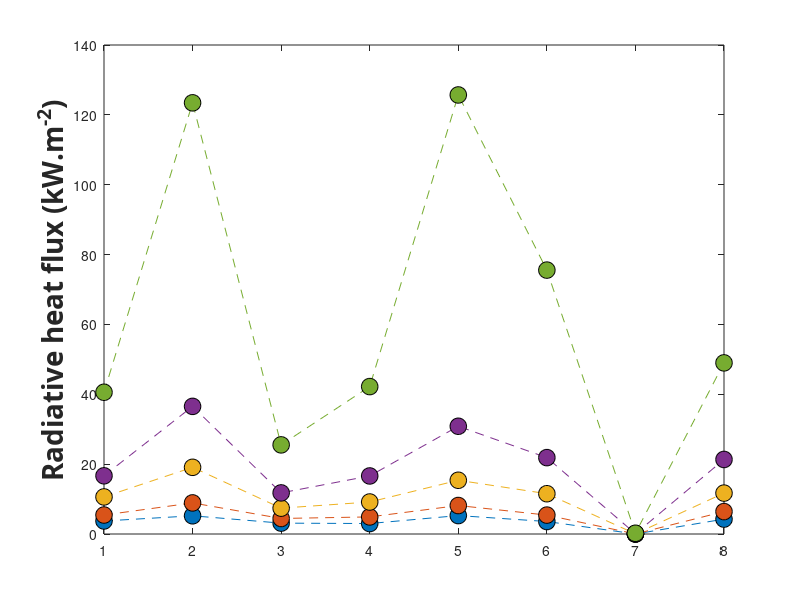

Write the MATLAB code that produced this figure. (Note: this script raises an error after producing the figure.)
clear;
close all;
%AS3959 average Radiative heat flux Forest FDI50 

Radiative_heat_flux_BAL12p5 = [3.72659695	5.212245067	3.112106603	2.9952101	5.276289433	3.573871	0.015925061	4.26341755];
Radiative_heat_flux_BAL19 = [5.436759725	8.901570767	4.447124833	4.8933529	8.153852433	5.413753	0.024050876	6.4192473];
Radiative_heat_flux_BAL29 = [10.61566818	19.09154933	7.402774567	9.1624528	15.38345667	11.535288	0.046698765	11.7089845];
Radiative_heat_flux_BAL40 = [16.66497425	36.540596	11.7716672	16.620813	30.84500933	21.868633	0.077297332	21.3397785];
Radiative_heat_flux_FZ = [40.57673	123.4414757	25.51848643	42.20606	125.6999633	75.554609	0.21370337	48.9940145];


plot([Radiative_heat_flux_BAL12p5],'o--','MarkerSize',12,'MarkerEdgeColor','black','MarkerFaceColor',[0, 0.4470, 0.7410]);
hold on
plot([Radiative_heat_flux_BAL19],'o--','MarkerSize',12,'MarkerEdgeColor','black','MarkerFaceColor',[0.8500, 0.3250, 0.0980]);
plot([Radiative_heat_flux_BAL29],'o--','MarkerSize',12,'MarkerEdgeColor','black','MarkerFaceColor',[0.9290, 0.6940, 0.1250]);
plot([Radiative_heat_flux_BAL40],'o--','MarkerSize',12,'MarkerEdgeColor','black','MarkerFaceColor',[0.4940, 0.1840, 0.5560]);
plot([Radiative_heat_flux_FZ],'o--','MarkerSize',12,'MarkerEdgeColor','black','MarkerFaceColor',[0.4660, 0.6740, 0.1880]);



ylabel('Radiative heat flux (kW.m^{-2})','FontWeight','bold','FontSize',20,...
    'FontName','Calibri');





ax = gca;
ax.XTickLabels = {'Roof','Gutter','Sub-floor','Door','Deck','Window','Back wall','Front wall'};
grid on;


box on
xtickangle(45)
xlabel('Location','FontWeight','bold','FontSize',20,...
    'FontName','Calibri');

set(gca,'fontsize',18);

legend('BAL 12.5','BAL 19','BAL 29','BAL 40','BAL FZ')
